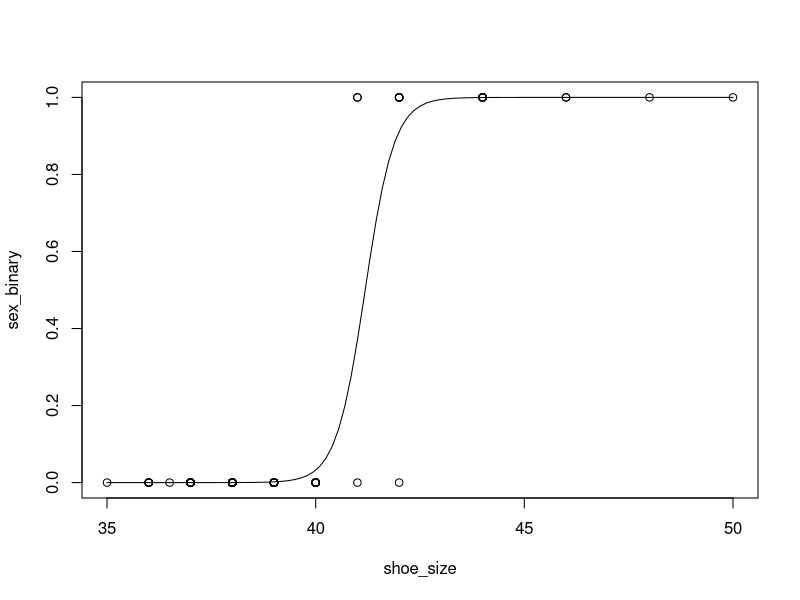

Source code (R):
library(tidyverse)

# Load the first dataset
shoe <- read.csv('shoe-size-samples.csv')
view(shoe)

# Load the prediction dataset
shoe_val <- read.csv('class_shoe_sizes_v2_2024_1.csv')

outlierless <- shoe %>% 
  # remove the outliers because they're obvious errors
  filter(height > 10 & shoe_size < 80) %>% 
  # make the binary column
  mutate(sex_binary = ifelse(sex == 'woman', 0, 1))

# plot(shoe_size ~ height, data = shoe, col = as.factor(sex))
# plot(shoe_size ~ height, data = outlierless, col = as.factor(sex))

# Logistic regression that predicts sex based on shoe size
shoe_lm <- glm(sex_binary ~ shoe_size, data = outlierless, family = 'binomial')
b <- coef(shoe_lm)

# Plot of that prediction
plot(sex_binary ~ shoe_size, data = outlierless)
curve(exp(b[1] + b[2]*x) / (1 + exp(b[1] + b[2]*x)), add = TRUE)

# Interpretations - summary, and 
summary(shoe_lm)
exp(b[2])



